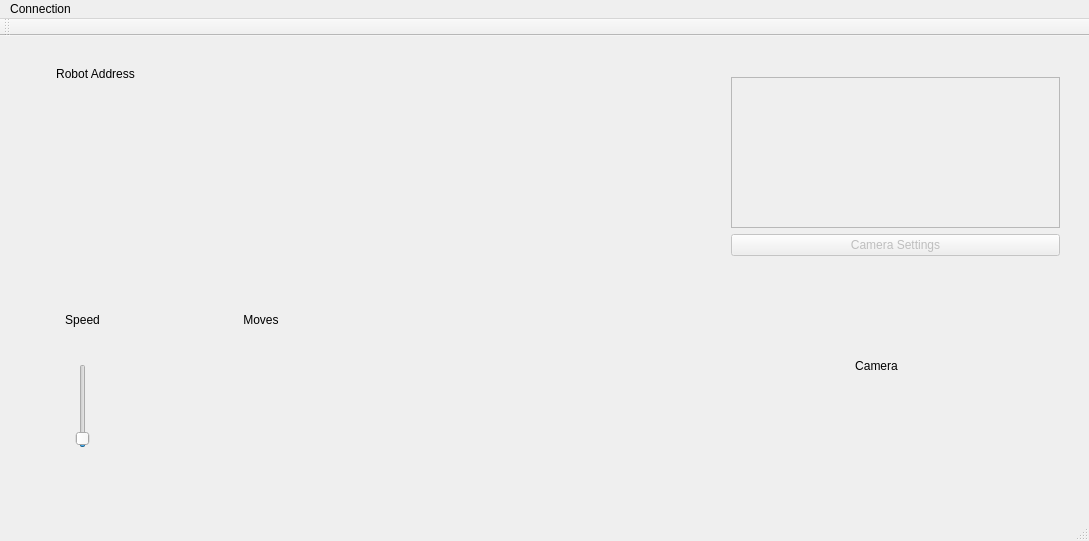
<?xml version="1.0" encoding="UTF-8"?>
<ui version="4.0">
 <class>MainWindow</class>
 <widget class="QMainWindow" name="MainWindow">
  <property name="geometry">
   <rect>
    <x>0</x>
    <y>0</y>
    <width>1089</width>
    <height>541</height>
   </rect>
  </property>
  <property name="minimumSize">
   <size>
    <width>320</width>
    <height>320</height>
   </size>
  </property>
  <property name="windowTitle">
   <string>MainWindow</string>
  </property>
  <property name="toolButtonStyle">
   <enum>Qt::ToolButtonIconOnly</enum>
  </property>
  <property name="animated">
   <bool>true</bool>
  </property>
  <property name="documentMode">
   <bool>false</bool>
  </property>
  <widget class="QWidget" name="centralWidget">
   <property name="autoFillBackground">
    <bool>false</bool>
   </property>
   <widget class="QWidget" name="gridLayoutWidget_2">
    <property name="geometry">
     <rect>
      <x>740</x>
      <y>280</y>
      <width>273</width>
      <height>156</height>
     </rect>
    </property>
    <layout class="QGridLayout" name="gridLayout_2">
     <item row="2" column="0">
      <widget class="QPushButton" name="btnCameraPanLeft">
       <property name="text">
        <string/>
       </property>
       <property name="icon">
        <iconset>
         <normalon>:/img/rotate-left.png</normalon>
        </iconset>
       </property>
       <property name="iconSize">
        <size>
         <width>45</width>
         <height>45</height>
        </size>
       </property>
       <property name="flat">
        <bool>true</bool>
       </property>
      </widget>
     </item>
     <item row="1" column="1">
      <widget class="QPushButton" name="btnCameraTiltUp">
       <property name="text">
        <string/>
       </property>
       <property name="icon">
        <iconset resource="projectressources.qrc">
         <normaloff>:/img/arrow-up-bold-box-outline.png</normaloff>
         <normalon>:/img/arrow-up-bold-box.png</normalon>:/img/arrow-up-bold-box-outline.png</iconset>
       </property>
       <property name="iconSize">
        <size>
         <width>45</width>
         <height>45</height>
        </size>
       </property>
       <property name="flat">
        <bool>true</bool>
       </property>
      </widget>
     </item>
     <item row="2" column="1">
      <widget class="QPushButton" name="btnCameraTiltDown">
       <property name="text">
        <string/>
       </property>
       <property name="icon">
        <iconset resource="projectressources.qrc">
         <normaloff>:/img/arrow-down-bold-box-outline.png</normaloff>
         <normalon>:/img/arrow-down-bold-box.png</normalon>:/img/arrow-down-bold-box-outline.png</iconset>
       </property>
       <property name="iconSize">
        <size>
         <width>45</width>
         <height>45</height>
        </size>
       </property>
       <property name="flat">
        <bool>true</bool>
       </property>
      </widget>
     </item>
     <item row="2" column="2">
      <widget class="QPushButton" name="btnCameraPanRight">
       <property name="text">
        <string/>
       </property>
       <property name="icon">
        <iconset>
         <normalon>:/img/rotate-right.png</normalon>
        </iconset>
       </property>
       <property name="iconSize">
        <size>
         <width>45</width>
         <height>45</height>
        </size>
       </property>
       <property name="flat">
        <bool>true</bool>
       </property>
      </widget>
     </item>
     <item row="0" column="0" colspan="3">
      <widget class="QLabel" name="lblCameraPartTitle">
       <property name="text">
        <string>Camera</string>
       </property>
       <property name="alignment">
        <set>Qt::AlignCenter</set>
       </property>
      </widget>
     </item>
    </layout>
   </widget>
   <widget class="QWidget" name="gridLayoutWidget_4">
    <property name="geometry">
     <rect>
      <x>720</x>
      <y>30</y>
      <width>351</width>
      <height>201</height>
     </rect>
    </property>
    <layout class="QGridLayout" name="gridLayout_4">
     <item row="2" column="3">
      <widget class="QPushButton" name="pushButton">
       <property name="enabled">
        <bool>false</bool>
       </property>
       <property name="text">
        <string>Camera Settings</string>
       </property>
       <property name="checkable">
        <bool>false</bool>
       </property>
       <property name="flat">
        <bool>false</bool>
       </property>
      </widget>
     </item>
     <item row="1" column="3">
      <widget class="QFrame" name="frame">
       <property name="frameShape">
        <enum>QFrame::StyledPanel</enum>
       </property>
       <property name="frameShadow">
        <enum>QFrame::Raised</enum>
       </property>
       <widget class="QWidget" name="gridLayoutWidget">
        <property name="geometry">
         <rect>
          <x>0</x>
          <y>0</y>
          <width>351</width>
          <height>171</height>
         </rect>
        </property>
        <layout class="QGridLayout" name="frameLayout"/>
       </widget>
      </widget>
     </item>
    </layout>
   </widget>
   <widget class="QLabel" name="lblServerAddress">
    <property name="geometry">
     <rect>
      <x>40</x>
      <y>30</y>
      <width>111</width>
      <height>16</height>
     </rect>
    </property>
    <property name="text">
     <string>Robot Address</string>
    </property>
    <property name="alignment">
     <set>Qt::AlignCenter</set>
    </property>
   </widget>
   <widget class="QWidget" name="layoutWidget">
    <property name="geometry">
     <rect>
      <x>30</x>
      <y>240</y>
      <width>373</width>
      <height>188</height>
     </rect>
    </property>
    <layout class="QGridLayout" name="gridLayout">
     <item row="1" column="0" rowspan="2" alignment="Qt::AlignHCenter|Qt::AlignVCenter">
      <widget class="QSlider" name="sliderSpeed">
       <property name="maximum">
        <number>280</number>
       </property>
       <property name="value">
        <number>10</number>
       </property>
       <property name="tracking">
        <bool>true</bool>
       </property>
       <property name="orientation">
        <enum>Qt::Vertical</enum>
       </property>
       <property name="invertedAppearance">
        <bool>false</bool>
       </property>
       <property name="invertedControls">
        <bool>false</bool>
       </property>
       <property name="tickPosition">
        <enum>QSlider::NoTicks</enum>
       </property>
      </widget>
     </item>
     <item row="0" column="0">
      <widget class="QLabel" name="lblMoveSpeed">
       <property name="text">
        <string>Speed</string>
       </property>
       <property name="alignment">
        <set>Qt::AlignCenter</set>
       </property>
      </widget>
     </item>
     <item row="1" column="2" alignment="Qt::AlignVCenter">
      <widget class="QPushButton" name="btnMoveForward">
       <property name="text">
        <string notr="true"/>
       </property>
       <property name="icon">
        <iconset resource="projectressources.qrc">
         <normaloff>:/img/arrow-up-bold-box-outline.png</normaloff>
         <normalon>:/img/arrow-up-bold-box.png</normalon>:/img/arrow-up-bold-box-outline.png</iconset>
       </property>
       <property name="iconSize">
        <size>
         <width>45</width>
         <height>45</height>
        </size>
       </property>
       <property name="shortcut">
        <string notr="true">Up</string>
       </property>
       <property name="default">
        <bool>false</bool>
       </property>
       <property name="flat">
        <bool>true</bool>
       </property>
      </widget>
     </item>
     <item row="2" column="2" alignment="Qt::AlignBottom">
      <widget class="QPushButton" name="btnMoveBackward">
       <property name="text">
        <string/>
       </property>
       <property name="icon">
        <iconset>
         <normalon>:/img/arrow-down-bold-box-outline.png</normalon>
         <selectedon>:/img/arrow-down-bold-box.png</selectedon>
        </iconset>
       </property>
       <property name="iconSize">
        <size>
         <width>45</width>
         <height>45</height>
        </size>
       </property>
       <property name="shortcut">
        <string>Down</string>
       </property>
       <property name="flat">
        <bool>true</bool>
       </property>
      </widget>
     </item>
     <item row="2" column="1">
      <widget class="QPushButton" name="btnMoveRotateLeft">
       <property name="text">
        <string notr="true"/>
       </property>
       <property name="icon">
        <iconset>
         <normalon>:/img/rotate-left.png</normalon>
        </iconset>
       </property>
       <property name="iconSize">
        <size>
         <width>45</width>
         <height>45</height>
        </size>
       </property>
       <property name="shortcut">
        <string>Left</string>
       </property>
       <property name="flat">
        <bool>true</bool>
       </property>
      </widget>
     </item>
     <item row="2" column="3">
      <widget class="QPushButton" name="btnMoveRotateRight">
       <property name="text">
        <string/>
       </property>
       <property name="icon">
        <iconset>
         <normalon>:/img/rotate-right.png</normalon>
        </iconset>
       </property>
       <property name="iconSize">
        <size>
         <width>45</width>
         <height>45</height>
        </size>
       </property>
       <property name="shortcut">
        <string>Right</string>
       </property>
       <property name="flat">
        <bool>true</bool>
       </property>
      </widget>
     </item>
     <item row="0" column="1" colspan="3">
      <widget class="QLabel" name="lblMovePartTitle">
       <property name="text">
        <string>Moves</string>
       </property>
       <property name="alignment">
        <set>Qt::AlignCenter</set>
       </property>
      </widget>
     </item>
    </layout>
   </widget>
  </widget>
  <widget class="QStatusBar" name="statusBar"/>
  <widget class="QMenuBar" name="menuBar">
   <property name="geometry">
    <rect>
     <x>0</x>
     <y>0</y>
     <width>1089</width>
     <height>20</height>
    </rect>
   </property>
   <widget class="QMenu" name="menuConnection">
    <property name="title">
     <string>Connection</string>
    </property>
    <addaction name="actionConnectTo"/>
    <addaction name="actionDisconnect"/>
   </widget>
   <addaction name="menuConnection"/>
  </widget>
  <widget class="QToolBar" name="toolBar">
   <property name="windowTitle">
    <string>toolBar</string>
   </property>
   <attribute name="toolBarArea">
    <enum>TopToolBarArea</enum>
   </attribute>
   <attribute name="toolBarBreak">
    <bool>false</bool>
   </attribute>
  </widget>
  <action name="actionConnectTo">
   <property name="text">
    <string>Connect to</string>
   </property>
  </action>
  <action name="actionDisconnect">
   <property name="text">
    <string>Disconnect</string>
   </property>
  </action>
 </widget>
 <layoutdefault spacing="6" margin="11"/>
 <resources>
  <include location="projectressources.qrc"/>
 </resources>
 <connections/>
</ui>
